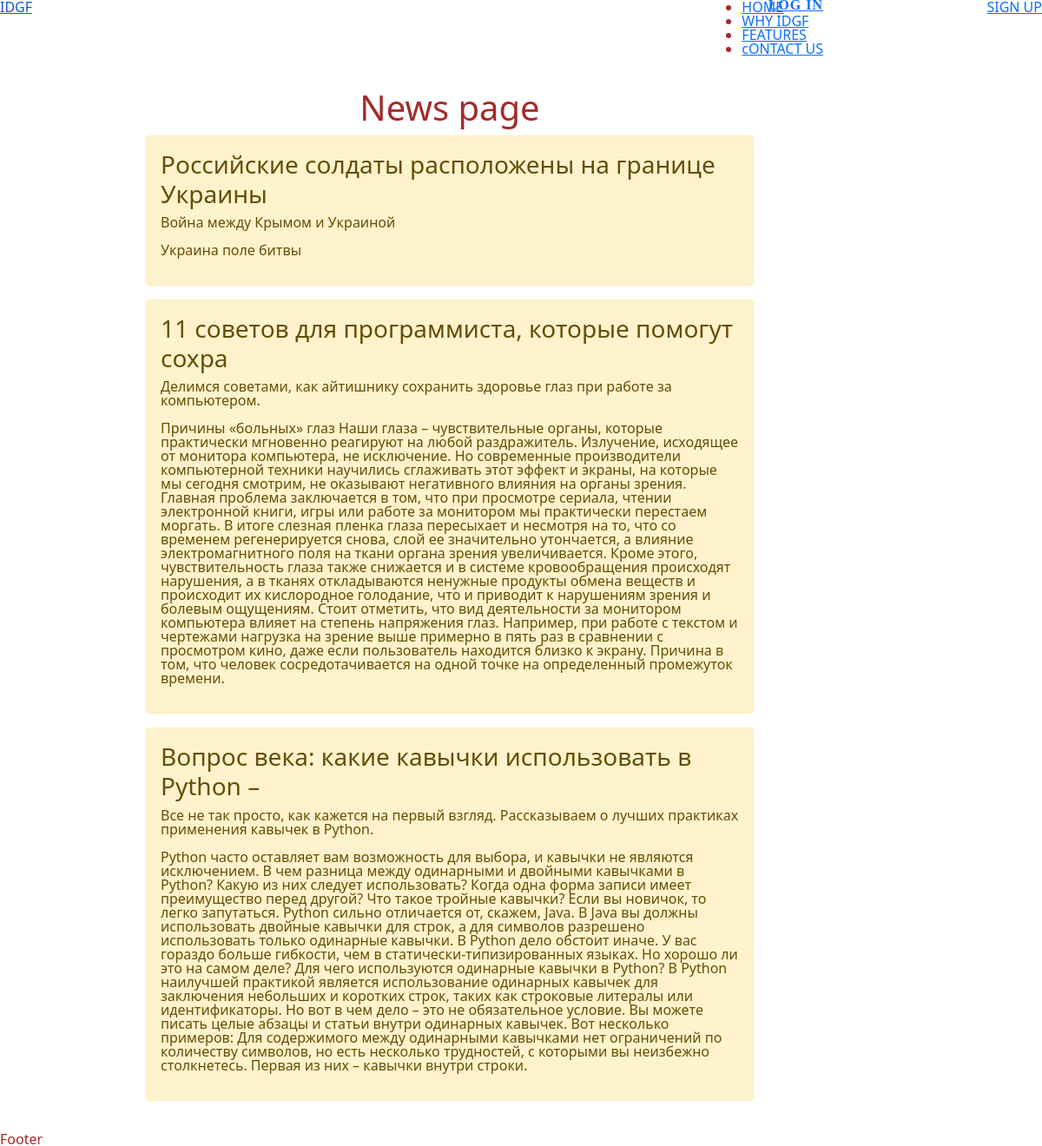
The page /addnews on the database its author committed.
### main/models.py (models this page shows, shortened)
class News(models.Model):
    title = models.CharField('Title', max_length=80)
    preview = models.CharField('Preview', max_length=140)
    textNews = models.TextField('Main news')

### main/views.py (the view)
# urls.py: path('addnews', views.news, name='new_s'),
def news(request):
    newsmd = News.objects.order_by('-id')
    return render(request, 'main/news.html', {'title': 'main news of the site', 'news' : newsmd})

### main/templates/main/news.html (shortened to what this page needs)
{% extends 'main/base.html' %}
{% block content %}
  <div style="display: inline-block;
              vertical-align: top;
              width: 700px; margin: 20px 14%;" >
    <h1 style="text-align: center;">News page</h1>
    {% for el in news%}
      <div class="alert alert-warning">
          <h3>{{ el.title }}</h3>
          <p>{{ el.preview}}</p>
          <p>{{ el.textNews }}</p>
      </div>
    {% endfor %}
  </div>
{% endblock %}

### main/templates/main/base.html (shortened to what this page needs)
{% load static %}
<!DOCTYPE html>
<html lang="en">
<head>
    <link rel="stylesheet" href="https://cdn.jsdelivr.net/npm/bootstrap@5.1.3/dist/css/bootstrap.min.css">
    <link rel="stylesheet" href="{% static 'base.css'%} ">
</head>
<body>
  <div class="wrapper">
    <header class="header">
      <div class="header_container">
        <a href="" class="header_logo">IDGF</a>
        <nav class="header_menu menu">
          <ul class="menu_list">
            <li class="menu_item"><a href="" class="menu_link">HOME</a></li>
            <li class="menu_item"><a href="" class="menu_link">WHY IDGF</a></li>
            <li class="menu_item"><a href="" class="menu_link">FEATURES</a></li>
            <li class="menu_item"><a href="" class="menu_link">cONTACT US</a></li>
          </ul>
        </nav>
        <div class="header_button">
          <a href="" class="header_button login">LOG IN</a>
          <a href="" class="header_button signup">SIGN UP</a>
        </div>
      </div>
    </header>
    <main class="main">
      {% block content %}{% endblock %}
    </main>
    <footer class="footer">
    </footer>
  </div>
</body>
</html>

### main/static/base.css (style rules this page uses)
html,body { height: 100%; line-height: 1; }
body { color: brown; }
.wrapper { overflow: hidden; display: flex; flex-direction: column; min-height: 100%; }
.main { flex: 1 1 auto; }
.header_container { display: flex; }
.header_menu { flex: 1 1 auto; }
.menu { display: flex; justify-content: flex-end; }
.header_button { display: flex; justify-content: flex-end; flex: 0 0 252px; }
.login { font-family: 'Times New Roman', Times, serif; font-weight: 800; font-size: 10pz; line-height: 12px; letter-spacing: 1px; }

### rows shown on the page
News: title "Российские солдаты расположены на границе Украины", preview "Война между Крымом и Украиной", textNews "Украина поле битвы"
News: title "11 советов для программиста, которые помогут сохра", preview "Делимся советами, как айтишнику сохранить здоровье глаз при работе за компьютером.", textNews "Причины «больных» глаз Наши глаза – чувствительные органы, которые практически мгновенно реагируют на любой раздражитель. Излучение, исходящее от монитора компьютера, не исключение. Но современные производители компьютерной техники научились сглаживать этот эффект и экраны, на которые мы сегодня смотрим, не оказывают негативного влияния на органы зрения. Главная проблема заключается в том, что при просмотре сериала, чтении электронной книги, игры или работе за монитором мы практически перестаем моргать. В итоге слезная пленка глаза пересыхает и несмотря на то, что со временем регенерируется снова, слой ее значительно утончается, а влияние электромагнитного поля на ткани органа зрения…"
News: title "Вопрос века: какие кавычки использовать в Python –", preview "Все не так просто, как кажется на первый взгляд. Рассказываем о лучших практиках применения кавычек в Python.", textNews "Python часто оставляет вам возможность для выбора, и кавычки не являются исключением. В чем разница между одинарными и двойными кавычками в Python? Какую из них следует использовать? Когда одна форма записи имеет преимущество перед другой? Что такое тройные кавычки? Если вы новичок, то легко запутаться. Python сильно отличается от, скажем, Java. В Java вы должны использовать двойные кавычки для строк, а для символов разрешено использовать только одинарные кавычки. В Python дело обстоит иначе. У вас гораздо больше гибкости, чем в статически-типизированных языках. Но хорошо ли это на самом деле? Для чего используются одинарные кавычки в Python? В Python наилучшей практикой является…"
